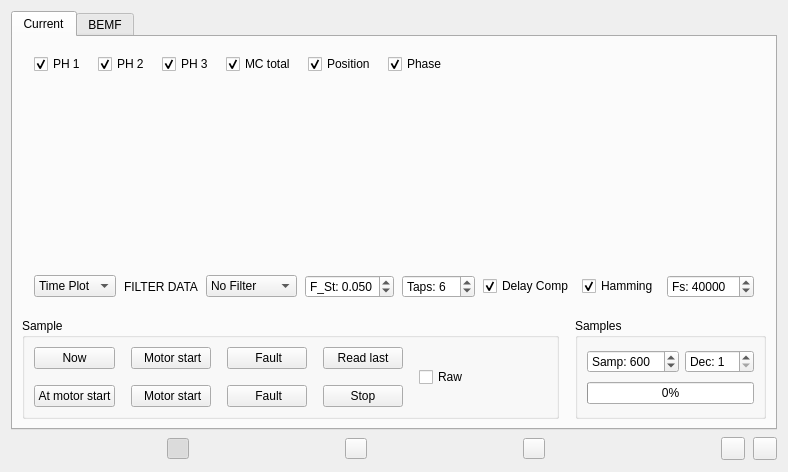
<?xml version="1.0" encoding="UTF-8"?>
<ui version="4.0">
 <class>PageSampledData</class>
 <widget class="QWidget" name="PageSampledData">
  <property name="geometry">
   <rect>
    <x>0</x>
    <y>0</y>
    <width>747</width>
    <height>472</height>
   </rect>
  </property>
  <property name="windowTitle">
   <string>Form</string>
  </property>
  <layout class="QVBoxLayout" name="verticalLayout">
   <item>
    <widget class="QTabWidget" name="tabWidget">
     <property name="currentIndex">
      <number>0</number>
     </property>
     <widget class="QWidget" name="tab_2">
      <attribute name="title">
       <string>Current</string>
      </attribute>
      <layout class="QVBoxLayout" name="verticalLayout_4">
       <property name="spacing">
        <number>12</number>
       </property>
       <item>
        <widget class="QFrame" name="currentWell">
         <property name="well" stdset="0">
          <bool>true</bool>
         </property>
         <layout class="QGridLayout" name="verticalLayout_3">
          <property name="spacing">
           <number>6</number>
          </property>
          <property name="leftMargin">
           <number>4</number>
          </property>
          <property name="topMargin">
           <number>4</number>
          </property>
          <property name="rightMargin">
           <number>4</number>
          </property>
          <property name="bottomMargin">
           <number>4</number>
          </property>
          <item row="0" column="0">
           <widget class="QStackedWidget" name="currentStack">
            <property name="currentIndex">
             <number>0</number>
            </property>
            <widget class="QWidget" name="page">
             <layout class="QVBoxLayout" name="verticalLayout_6">
              <property name="spacing">
               <number>4</number>
              </property>
              <property name="leftMargin">
               <number>0</number>
              </property>
              <property name="topMargin">
               <number>0</number>
              </property>
              <property name="rightMargin">
               <number>0</number>
              </property>
              <property name="bottomMargin">
               <number>0</number>
              </property>
              <item>
               <layout class="QHBoxLayout" name="horizontalLayout_14">
                <property name="spacing">
                 <number>12</number>
                </property>
                <item>
                 <widget class="QCheckBox" name="showCurrent1Box">
                  <property name="text">
                   <string>PH 1</string>
                  </property>
                  <property name="checked">
                   <bool>true</bool>
                  </property>
                 </widget>
                </item>
                <item>
                 <widget class="QCheckBox" name="showCurrent2Box">
                  <property name="text">
                   <string>PH 2</string>
                  </property>
                  <property name="checked">
                   <bool>true</bool>
                  </property>
                 </widget>
                </item>
                <item>
                 <widget class="QCheckBox" name="showCurrent3Box">
                  <property name="text">
                   <string>PH 3</string>
                  </property>
                  <property name="checked">
                   <bool>true</bool>
                  </property>
                 </widget>
                </item>
                <item>
                 <widget class="QCheckBox" name="showMcTotalCurrentBox">
                  <property name="text">
                   <string>MC total</string>
                  </property>
                  <property name="checked">
                   <bool>true</bool>
                  </property>
                 </widget>
                </item>
                <item>
                 <widget class="QCheckBox" name="showPosCurrentBox">
                  <property name="text">
                   <string>Position</string>
                  </property>
                  <property name="checked">
                   <bool>true</bool>
                  </property>
                 </widget>
                </item>
                <item>
                 <widget class="QCheckBox" name="showPhaseBox">
                  <property name="toolTip">
                   <string>Show FOC motor phase</string>
                  </property>
                  <property name="text">
                   <string>Phase</string>
                  </property>
                  <property name="checked">
                   <bool>true</bool>
                  </property>
                 </widget>
                </item>
                <item>
                 <spacer name="horizontalSpacer_3">
                  <property name="orientation">
                   <enum>Qt::Orientation::Horizontal</enum>
                  </property>
                  <property name="sizeHint" stdset="0">
                   <size>
                    <width>0</width>
                    <height>20</height>
                   </size>
                  </property>
                 </spacer>
                </item>
                <property name="leftMargin">
                 <number>8</number>
                </property>
                <property name="topMargin">
                 <number>4</number>
                </property>
                <property name="rightMargin">
                 <number>8</number>
                </property>
                <property name="bottomMargin">
                 <number>0</number>
                </property>
               </layout>
              </item>
              <item>
               <widget class="QCustomPlot" name="currentPlot" native="true">
                <property name="sizePolicy">
                 <sizepolicy hsizetype="Preferred" vsizetype="Expanding">
                  <horstretch>0</horstretch>
                  <verstretch>0</verstretch>
                 </sizepolicy>
                </property>
               </widget>
              </item>
             </layout>
            </widget>
            <widget class="QWidget" name="page_2">
             <layout class="QHBoxLayout" name="horizontalLayout_6">
              <property name="leftMargin">
               <number>0</number>
              </property>
              <property name="topMargin">
               <number>0</number>
              </property>
              <property name="rightMargin">
               <number>0</number>
              </property>
              <property name="bottomMargin">
               <number>0</number>
              </property>
              <item>
               <widget class="QSplitter" name="splitter">
                <property name="orientation">
                 <enum>Qt::Orientation::Horizontal</enum>
                </property>
                <widget class="QWidget" name="layoutWidget_3">
                 <layout class="QVBoxLayout" name="verticalLayout_8">
                  <item>
                   <widget class="QCustomPlot" name="filterResponsePlot" native="true" />
                  </item>
                  <item>
                   <widget class="QCheckBox" name="filterLogScaleBox">
                    <property name="text">
                     <string>Logscale</string>
                    </property>
                   </widget>
                  </item>
                 </layout>
                </widget>
                <widget class="QWidget" name="layoutWidget_4">
                 <layout class="QVBoxLayout" name="verticalLayout_10">
                  <item>
                   <widget class="QCustomPlot" name="filterPlot" native="true" />
                  </item>
                  <item>
                   <widget class="QCheckBox" name="filterScatterBox">
                    <property name="text">
                     <string>Scatterplot</string>
                    </property>
                   </widget>
                  </item>
                 </layout>
                </widget>
               </widget>
              </item>
             </layout>
            </widget>
           </widget>
          </item>
          <item row="1" column="0">
           <layout class="QGridLayout" name="horizontalLayout_3">
            <property name="spacing">
             <number>8</number>
            </property>
            <property name="leftMargin">
             <number>8</number>
            </property>
            <property name="topMargin">
             <number>0</number>
            </property>
            <property name="rightMargin">
             <number>8</number>
            </property>
            <property name="bottomMargin">
             <number>4</number>
            </property>
            <item row="0" column="0">
             <widget class="QComboBox" name="plotModeBox">
              <property name="toolTip">
               <string>Select what to plot</string>
              </property>
              <item>
               <property name="text">
                <string>Time Plot</string>
               </property>
              </item>
              <item>
               <property name="text">
                <string>FFT Plot</string>
               </property>
              </item>
              <item>
               <property name="text">
                <string>Filter Plot</string>
               </property>
              </item>
             </widget>
            </item>
            <item row="0" column="1">
             <widget class="QLabel" name="filterLabel">
              <property name="text">
               <string>FILTER DATA</string>
              </property>
              <property name="caption" stdset="0">
               <bool>true</bool>
              </property>
             </widget>
            </item>
            <item row="0" column="2">
             <widget class="QComboBox" name="filterBox">
              <item>
               <property name="text">
                <string>No Filter</string>
               </property>
              </item>
              <item>
               <property name="text">
                <string>FIR Filter</string>
               </property>
              </item>
              <item>
               <property name="text">
                <string>Mean Filter</string>
               </property>
              </item>
             </widget>
            </item>
            <item row="0" column="3">
             <widget class="QDoubleSpinBox" name="currentFilterFreqBox">
              <property name="toolTip">
               <string>FIR filter stop frequency</string>
              </property>
              <property name="prefix">
               <string>F_St: </string>
              </property>
              <property name="decimals">
               <number>3</number>
              </property>
              <property name="maximum">
               <double>0.500000000000000</double>
              </property>
              <property name="singleStep">
               <double>0.005000000000000</double>
              </property>
              <property name="value">
               <double>0.050000000000000</double>
              </property>
             </widget>
            </item>
            <item row="0" column="4">
             <widget class="QSpinBox" name="currentFilterTapBox">
              <property name="toolTip">
               <string>FIR filter taps</string>
              </property>
              <property name="prefix">
               <string>Taps: </string>
              </property>
              <property name="minimum">
               <number>1</number>
              </property>
              <property name="maximum">
               <number>10</number>
              </property>
              <property name="value">
               <number>6</number>
              </property>
             </widget>
            </item>
            <item row="0" column="5">
             <widget class="QCheckBox" name="compDelayBox">
              <property name="toolTip">
               <string>Compensate for filter delay</string>
              </property>
              <property name="text">
               <string>Delay Comp</string>
              </property>
              <property name="checked">
               <bool>true</bool>
              </property>
             </widget>
            </item>
            <item row="0" column="6">
             <widget class="QCheckBox" name="hammingBox">
              <property name="toolTip">
               <string>Use Hamming window</string>
              </property>
              <property name="text">
               <string>Hamming</string>
              </property>
              <property name="checked">
               <bool>true</bool>
              </property>
             </widget>
            </item>
            <item row="0" column="7">
             <widget class="QSpinBox" name="fftFreqBox">
              <property name="toolTip">
               <string>Sampling frequency to calculate FFT time axis at</string>
              </property>
              <property name="prefix">
               <string>Fs: </string>
              </property>
              <property name="minimum">
               <number>1</number>
              </property>
              <property name="maximum">
               <number>200000</number>
              </property>
              <property name="singleStep">
               <number>1000</number>
              </property>
              <property name="value">
               <number>40000</number>
              </property>
             </widget>
            </item>
            <item row="0" column="8">
             <spacer name="horizontalSpacer_3b">
              <property name="orientation">
               <enum>Qt::Orientation::Horizontal</enum>
              </property>
              <property name="sizeHint" stdset="0">
               <size>
                <width>0</width>
                <height>0</height>
               </size>
              </property>
             </spacer>
            </item>
           </layout>
          </item>
         </layout>
        </widget>
       </item>
       <item>
        <widget class="QWidget" name="sampleWidget" native="true">
         <property name="sizePolicy">
          <sizepolicy hsizetype="Preferred" vsizetype="Maximum">
           <horstretch>0</horstretch>
           <verstretch>0</verstretch>
          </sizepolicy>
         </property>
         <layout class="QHBoxLayout" name="horizontalLayout_2" stretch="3,1">
          <property name="spacing">
           <number>16</number>
          </property>
          <property name="leftMargin">
           <number>0</number>
          </property>
          <property name="topMargin">
           <number>0</number>
          </property>
          <property name="rightMargin">
           <number>0</number>
          </property>
          <property name="bottomMargin">
           <number>0</number>
          </property>
          <item>
           <widget class="QGroupBox" name="sampleGroup">
            <property name="title">
             <string>Sample</string>
            </property>
            <layout class="QHBoxLayout" name="horizontalLayout_5">
             <property name="spacing">
              <number>16</number>
             </property>
             <item>
              <layout class="QGridLayout" name="gridLayout">
               <item row="0" column="0">
                <widget class="QPushButton" name="sampleNowButton">
                 <property name="toolTip">
                  <string>Sample now</string>
                 </property>
                 <property name="text">
                  <string>Now</string>
                 </property>
                </widget>
               </item>
               <item row="1" column="0">
                <widget class="QPushButton" name="sampleStartButton">
                 <property name="toolTip">
                  <string>Sample when the motor starts</string>
                 </property>
                 <property name="iconSize">
                  <size>
                   <width>16</width>
                   <height>16</height>
                  </size>
                 </property>
                 <property name="text">
                  <string>At motor start</string>
                 </property>
                </widget>
               </item>
              </layout>
             </item>
             <item>
              <layout class="QGridLayout" name="gridLayout_2">
               <item row="0" column="0">
                <widget class="QPushButton" name="sampleTriggerStartButton">
                 <property name="toolTip">
                  <string>Triggered sampling when the motor starts</string>
                 </property>
                 <property name="iconSize">
                  <size>
                   <width>30</width>
                   <height>16</height>
                  </size>
                 </property>
                 <property name="shortcut">
                  <string>P</string>
                 </property>
                 <property name="text">
                  <string> Motor start</string>
                 </property>
                </widget>
               </item>
               <item row="0" column="1">
                <widget class="QPushButton" name="sampleTriggerFaultButton">
                 <property name="toolTip">
                  <string>Triggered sampling at fault codes</string>
                 </property>
                 <property name="iconSize">
                  <size>
                   <width>30</width>
                   <height>16</height>
                  </size>
                 </property>
                 <property name="text">
                  <string> Fault</string>
                 </property>
                </widget>
               </item>
               <item row="1" column="0">
                <widget class="QPushButton" name="sampleTriggerStartNosendButton">
                 <property name="toolTip">
                  <string>Triggered sampling when the motor starts without sending the samples automatically</string>
                 </property>
                 <property name="iconSize">
                  <size>
                   <width>40</width>
                   <height>16</height>
                  </size>
                 </property>
                 <property name="text">
                  <string> Motor start</string>
                 </property>
                </widget>
               </item>
               <item row="1" column="1">
                <widget class="QPushButton" name="sampleTriggerFaultNosendButton">
                 <property name="toolTip">
                  <string>Triggered sampling at fault codes without sending the samples automatically</string>
                 </property>
                 <property name="iconSize">
                  <size>
                   <width>40</width>
                   <height>16</height>
                  </size>
                 </property>
                 <property name="text">
                  <string> Fault</string>
                 </property>
                </widget>
               </item>
              </layout>
             </item>
             <item>
              <layout class="QGridLayout" name="gridLayout_3">
               <item row="0" column="0">
                <widget class="QPushButton" name="sampleLastButton">
                 <property name="toolTip">
                  <string>Read last samples</string>
                 </property>
                 <property name="text">
                  <string>Read last</string>
                 </property>
                </widget>
               </item>
               <item row="1" column="0">
                <widget class="QPushButton" name="sampleStopButton">
                 <property name="toolTip">
                  <string>Stop sampling</string>
                 </property>
                 <property name="text">
                  <string>Stop</string>
                 </property>
                </widget>
               </item>
              </layout>
             </item>
             <item>
              <widget class="QCheckBox" name="rawBox">
               <property name="toolTip">
                <string>Use raw ADC values instead of scaled voltages and currents.</string>
               </property>
               <property name="text">
                <string>Raw</string>
               </property>
              </widget>
             </item>
             <item>
              <spacer name="horizontalSpacer">
               <property name="orientation">
                <enum>Qt::Orientation::Horizontal</enum>
               </property>
               <property name="sizeHint" stdset="0">
                <size>
                 <width>0</width>
                 <height>0</height>
                </size>
               </property>
              </spacer>
             </item>
            </layout>
           </widget>
          </item>
          <item>
           <widget class="QGroupBox" name="samplesGroup">
            <property name="title">
             <string>Samples</string>
            </property>
            <layout class="QGridLayout" name="gridLayout_4">
             <item row="0" column="0">
              <widget class="QSpinBox" name="samplesBox">
               <property name="toolTip">
                <string>Number of samples total, or number of samples before trigger in triggered modes</string>
               </property>
               <property name="prefix">
                <string>Samp: </string>
               </property>
               <property name="maximum">
                <number>1000</number>
               </property>
               <property name="singleStep">
                <number>100</number>
               </property>
               <property name="value">
                <number>600</number>
               </property>
              </widget>
             </item>
             <item row="0" column="1">
              <widget class="QSpinBox" name="decimationBox">
               <property name="toolTip">
                <string>Decimation (skip samples to fit more data)</string>
               </property>
               <property name="prefix">
                <string>Dec: </string>
               </property>
               <property name="minimum">
                <number>1</number>
               </property>
               <property name="value">
                <number>1</number>
               </property>
              </widget>
             </item>
             <item row="1" column="0" rowspan="1" colspan="2">
              <widget class="QProgressBar" name="sampProgBar">
               <property name="value">
                <number>0</number>
               </property>
              </widget>
             </item>
            </layout>
           </widget>
          </item>
         </layout>
        </widget>
       </item>
      </layout>
     </widget>
     <widget class="QWidget" name="tab">
      <attribute name="title">
       <string>BEMF</string>
      </attribute>
      <layout class="QVBoxLayout" name="verticalLayout_2">
       <property name="spacing">
        <number>12</number>
       </property>
       <item>
        <widget class="QFrame" name="voltageWell">
         <property name="well" stdset="0">
          <bool>true</bool>
         </property>
         <layout class="QGridLayout" name="verticalLayout_5">
          <property name="spacing">
           <number>4</number>
          </property>
          <property name="leftMargin">
           <number>4</number>
          </property>
          <property name="topMargin">
           <number>4</number>
          </property>
          <property name="rightMargin">
           <number>4</number>
          </property>
          <property name="bottomMargin">
           <number>4</number>
          </property>
          <item row="0" column="0">
           <layout class="QHBoxLayout" name="horizontalLayout_4">
            <property name="spacing">
             <number>12</number>
            </property>
            <item>
             <widget class="QCheckBox" name="showPh1Box">
              <property name="text">
               <string>PH 1</string>
              </property>
              <property name="checked">
               <bool>true</bool>
              </property>
             </widget>
            </item>
            <item>
             <widget class="QCheckBox" name="showPh2Box">
              <property name="text">
               <string>PH 2</string>
              </property>
              <property name="checked">
               <bool>true</bool>
              </property>
             </widget>
            </item>
            <item>
             <widget class="QCheckBox" name="showPh3Box">
              <property name="text">
               <string>PH 3</string>
              </property>
              <property name="checked">
               <bool>true</bool>
              </property>
             </widget>
            </item>
            <item>
             <widget class="QCheckBox" name="showVirtualGndBox">
              <property name="text">
               <string>Virtual Ground</string>
              </property>
              <property name="checked">
               <bool>true</bool>
              </property>
             </widget>
            </item>
            <item>
             <widget class="QCheckBox" name="showPosVoltageBox">
              <property name="text">
               <string>Position</string>
              </property>
              <property name="checked">
               <bool>true</bool>
              </property>
             </widget>
            </item>
            <item>
             <widget class="QCheckBox" name="showPhaseVoltageBox">
              <property name="toolTip">
               <string>Show FOC motor phase</string>
              </property>
              <property name="text">
               <string>Phase</string>
              </property>
              <property name="checked">
               <bool>true</bool>
              </property>
             </widget>
            </item>
            <item>
             <widget class="QCheckBox" name="truncateBox">
              <property name="toolTip">
               <string>Truncate conducting phases</string>
              </property>
              <property name="text">
               <string>Truncate</string>
              </property>
             </widget>
            </item>
            <item>
             <spacer name="horizontalSpacer_2">
              <property name="orientation">
               <enum>Qt::Orientation::Horizontal</enum>
              </property>
              <property name="sizeHint" stdset="0">
               <size>
                <width>0</width>
                <height>20</height>
               </size>
              </property>
             </spacer>
            </item>
            <property name="leftMargin">
             <number>8</number>
            </property>
            <property name="topMargin">
             <number>4</number>
            </property>
            <property name="rightMargin">
             <number>8</number>
            </property>
            <property name="bottomMargin">
             <number>0</number>
            </property>
           </layout>
          </item>
          <item row="1" column="0">
           <widget class="QCustomPlot" name="voltagePlot" native="true">
            <property name="sizePolicy">
             <sizepolicy hsizetype="Preferred" vsizetype="MinimumExpanding">
              <horstretch>0</horstretch>
              <verstretch>0</verstretch>
             </sizepolicy>
            </property>
           </widget>
          </item>
         </layout>
        </widget>
       </item>
      </layout>
     </widget>
    </widget>
   </item>
   <item>
    <widget class="QFrame" name="toolFrame">
     <layout class="QHBoxLayout" name="horizontalLayout">
      <property name="spacing">
       <number>8</number>
      </property>
      <property name="leftMargin">
       <number>0</number>
      </property>
      <property name="topMargin">
       <number>0</number>
      </property>
      <property name="rightMargin">
       <number>0</number>
      </property>
      <property name="bottomMargin">
       <number>0</number>
      </property>
      <item>
       <widget class="QFrame" name="zoomSeg">
        <property name="seg" stdset="0">
         <bool>true</bool>
        </property>
        <layout class="QHBoxLayout" name="zoomSegLayout">
         <property name="spacing">
          <number>2</number>
         </property>
         <property name="leftMargin">
          <number>2</number>
         </property>
         <property name="topMargin">
          <number>2</number>
         </property>
         <property name="rightMargin">
          <number>2</number>
         </property>
         <property name="bottomMargin">
          <number>2</number>
         </property>
         <item>
          <widget class="QToolButton" name="zoomHButton">
           <property name="sizePolicy">
            <sizepolicy hsizetype="Fixed" vsizetype="Fixed">
             <horstretch>0</horstretch>
             <verstretch>0</verstretch>
            </sizepolicy>
           </property>
           <property name="toolTip">
            <string>Enable horizontal zoom</string>
           </property>
           <property name="text">
            <string />
           </property>
           <property name="iconSize">
            <size>
             <width>14</width>
             <height>14</height>
            </size>
           </property>
           <property name="checkable">
            <bool>true</bool>
           </property>
           <property name="checked">
            <bool>true</bool>
           </property>
          </widget>
         </item>
         <item>
          <widget class="QToolButton" name="zoomVButton">
           <property name="sizePolicy">
            <sizepolicy hsizetype="Fixed" vsizetype="Fixed">
             <horstretch>0</horstretch>
             <verstretch>0</verstretch>
            </sizepolicy>
           </property>
           <property name="toolTip">
            <string>Enable vertical zoom</string>
           </property>
           <property name="text">
            <string />
           </property>
           <property name="iconSize">
            <size>
             <width>14</width>
             <height>14</height>
            </size>
           </property>
           <property name="checkable">
            <bool>true</bool>
           </property>
           <property name="checked">
            <bool>false</bool>
           </property>
          </widget>
         </item>
         <item>
          <widget class="QToolButton" name="rescaleButton">
           <property name="toolTip">
            <string>Rescale plots to fit</string>
           </property>
           <property name="text">
            <string />
           </property>
           <property name="iconSize">
            <size>
             <width>14</width>
             <height>14</height>
            </size>
           </property>
          </widget>
         </item>
        </layout>
       </widget>
      </item>
      <item>
       <widget class="QFrame" name="toolDivider">
        <property name="minimumSize">
         <size>
          <width>1</width>
          <height>16</height>
         </size>
        </property>
        <property name="maximumSize">
         <size>
          <width>1</width>
          <height>16</height>
         </size>
        </property>
        <property name="divider" stdset="0">
         <bool>true</bool>
        </property>
       </widget>
      </item>
      <item>
       <widget class="QToolButton" name="loadDataButton">
        <property name="toolTip">
         <string>Load samples from CSV-file</string>
        </property>
        <property name="text">
         <string />
        </property>
       </widget>
      </item>
      <item>
       <widget class="QToolButton" name="saveDataButton">
        <property name="sizePolicy">
         <sizepolicy hsizetype="Fixed" vsizetype="Fixed">
          <horstretch>0</horstretch>
          <verstretch>0</verstretch>
         </sizepolicy>
        </property>
        <property name="toolTip">
         <string>Save samples to CSV file...</string>
        </property>
        <property name="text">
         <string />
        </property>
       </widget>
      </item>
     </layout>
    </widget>
   </item>
  </layout>
 </widget>
 <customwidgets>
  <customwidget>
   <class>QCustomPlot</class>
   <extends>QWidget</extends>
   <header>widgets/qcustomplot.h</header>
   <container>1</container>
  </customwidget>
 </customwidgets>
 <resources/>
 <connections/>
</ui>
